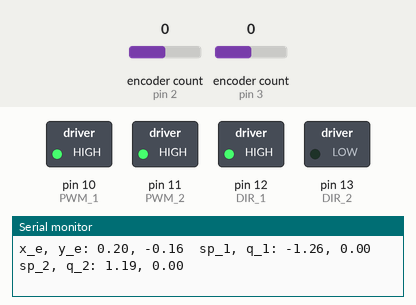
This sketch was run on a simulated Arduino Uno, built with avr-gcc and run on an emulated ATmega328P. Shown: switched loads named in the sketch (green lamp = pin HIGH), the last lines printed to the serial monitor. Dashed ring = blinking. The test bench sets the inputs (shaded band); at power-on: encoder count (sensors on pin 2, pin 3) 0.

Above: at 0.68 s.
1.3 s: encoder count (sensor on pin 2) set to 1
At 2.28 s:
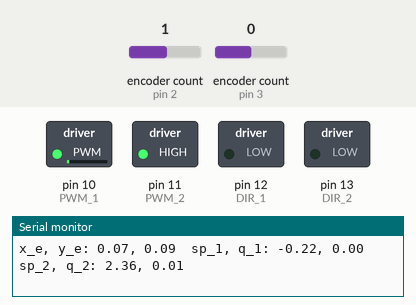
4.3 s: encoder count (sensor on pin 3) set to 1
At 5.35 s:
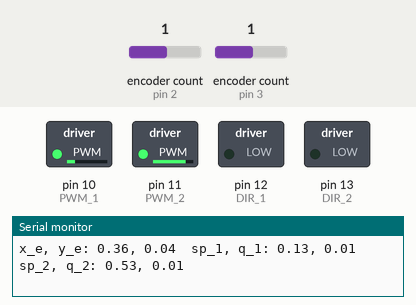
7.3 s: encoder count (sensor on pin 2) set to 0
10.3 s: encoder count (sensor on pin 3) set to 5
Timing chart, 0 to 14.3 s (numbered marks = the images above; inputs shaded):
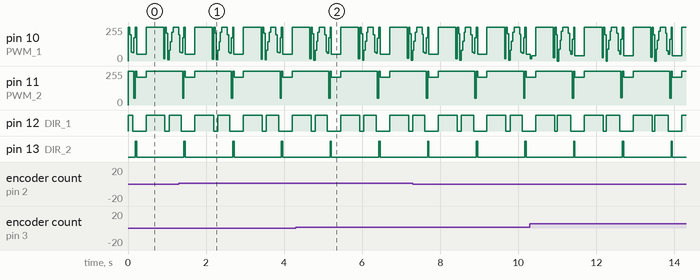

The sketch:

2_DOF_Arm_Kinematics_students.ino
```cpp
/**********************************************************************************

  Arduino code to control a DC motor
  MIT Department of Mechanical Engineering, 2.004, 2.12
  Rev. 1.0 -- 08/03/2020 H.C.
  Rev. 2.0 -- 08/25/2020 H.C.
  Rev. 3.0 -- 03/31/2021 H.S.
***********************************************************************************/
#include <Encoder.h>

// Activate Forward Kinematics (FK), Inverse Kinematics (IK), and Circular Path Tracking (CIRCLE)
//#define FK
//#define IK
//#define CIRCLE
#define HEART

// Manipulator dimensions and joint angle limits
const float l_1 = 0.1524; // link1 lenth (m)
const float l_2 = 0.1524; // link2 lenth (m)
const float q1_limit = 113.7*PI/180; // joint angle limit for q1 (rad)
const float q2_limit = 161*PI/180; // joint angle limit for q2 (rad)

// ================================================================
// ===               PID FEEDBACK CONTROLLER                    ===
// ================================================================

// Provide PID controller gains here

float kp_1 = 400.0;
float kd_1 = 40.0;
float ki_1 = 0.0;

float kp_2 = 400.0;
float kd_2 = 40.0;
float ki_2 = 0.0;

// ================================================================
// ===               SERIAL OUTPUT CONTROL                      ===
// ================================================================

// Switch between built-in Serial Plotter and Matlab streaming
// comment out both to disable serial output

#define PRINT_DATA
//#define MATLAB_SERIAL_READ

// ================================================================
// ===               DFROBOT MOTOR SHIELD DEFINITION            ===
// ================================================================

const int
// motor connected to M1
PWM_1   = 10,
DIR_1   = 12;
const int
// motor connected to M2
PWM_2   = 11,
DIR_2   = 13;

// ================================================================
// ===               ENCODER DEFINITION                         ===
// ================================================================

// The motor has a dual channel encoder and each has 120 counts per revolution
// The effective resolution is 480 CPR with quadrature decoding.
// Calibrate the conversion factor by hand.

float C2Rad =  1176*4/ (2 * PI); // TO DO: replace it with your conversion factor

Encoder Mot1(3,4);
Encoder Mot2(2,5);

// ================================================================
// ===               VARIABLE DEFINITION                        ===
// ================================================================

float q_1 = 0.0, pre_q_1 = 0.0; // Current and previous joint angles of the motor 1
float q_2 = 0.0, pre_q_2 = 0.0; // Current and previous joint angles of the motor 2
float error_1, sum_error_1 = 0.0, d_error_1 = 0.0, filt_d_error_1 = 0.0, error_pre_1;
float error_2, sum_error_2 = 0.0, d_error_2 = 0.0, filt_d_error_2 = 0.0, error_pre_2;

// Circular path information
float CircleCenterX = 0.20;
float CircleCenterY = 0.00;
float Radius = 0.07;

float alpha = 0.25;    // low pass filter constant
unsigned long timer;
double loop_time = 0.01;
float Pcontrol, Icontrol, Dcontrol;
float pwm;
float vc;
float set_point_1; // Set point (desired position) for the motor 1
float set_point_2; // Set point (desired position) for the motor 2
float x_e, y_e; // end-effector position
float q_1_ik, q_2_ik; // inverse kinematics solutions
int i = 0; // To generate waypoints of the circular path.

// ================================================================
// ===                      INITIAL SETUP                       ===
// ================================================================

void setup() {

  Serial.begin(115200);

  // configure motor shield M1 and M2 outputs
  pinMode(PWM_1, OUTPUT);
  pinMode(DIR_1, OUTPUT);
  pinMode(PWM_2, OUTPUT);
  pinMode(DIR_2, OUTPUT);

  delay(10);    // delay 0.01 second
}

// ================================================================
// ===                    MAIN PROGRAM LOOP                     ===
// ================================================================

void loop() {

  timer = micros();

  // Joint position from the encoder counts

  q_1 = Mot1.read() / C2Rad;    // convert to radians
  q_2 = Mot2.read() / C2Rad;    // convert to radians

// Forward Kinematics
#ifdef FK
    // TO DO
    // Implement the Forward_K() function below to compute the end-effector position.
    // Use set_point_1 and set_point_2 to command angular positions.
    // Try to compare the true position and the actual position of the end-effector.

    Forward_K();
#endif

// Inverse Kinematics
#ifdef IK
    // TO DO
    // Implement the Inverse_K() function below to compute the inverse kinematics of the manipulator.
    // Use x_e and y_e to give end-effector position.
    // Try to compare the true position and the actual position of the end-effector.
    //x_e = l_1+0.5*l_2;
    //y_e = 0.7*l_2;
    //Inverse_K();
#endif

// Circular Path
#ifdef HEART
    // TO DO
    // Implement the equation of a circle in parametric form.
    // You can use the variable i to generate waypoints in each loop.
    // For example, i*(PI/180) will increase the angle by 1 deg per each loop.
    // You can use CircleCenterX, CircleCenterY, and Radius to generate the circular path.
    x_e = 0.16*sq(sin(i*(PI/18)))*sin(i*(PI/18))+CircleCenterX;
    y_e = 0.12*cos(i*(PI/18))-0.05*cos(2*i*(PI/18))-0.02*cos(3*i*(PI/18))-0.01*cos(4*i*(PI/18))+CircleCenterY;

    Inverse_K(); // Inverse kinematics
    i+=1;
#endif

#ifdef CIRCLE
    x_e = Radius*cos(i*(PI/18))+CircleCenterX;
    y_e = Radius*sin(i*(PI/18))+CircleCenterY;

    Inverse_K(); // Inverse kinematics
    i+=1;
#endif

  // ================================================================
  // ===                    CONTROLLER CODE                       ===
  // ================================================================

    // PID controller for motor 1
    error_1 = set_point_1 - q_1;
    d_error_1 = (error_1 - error_pre_1) / loop_time;
    // 1st order filter to clean up noise
    filt_d_error_1 = alpha * d_error_1 + (1 - alpha) * filt_d_error_1;
    sum_error_1 += error_1 * loop_time;
    error_pre_1 = error_1;
    motorControl(DIR_1, PWM_1, error_1, d_error_1, sum_error_1, kp_1, kd_1, ki_1);

    // PID controller for motor 2
    error_2 = set_point_2 - q_2;
    d_error_2 = (error_2 - error_pre_2) / loop_time;
    // 1st order filter to clean up noise
    filt_d_error_2 = alpha * d_error_2 + (1 - alpha) * filt_d_error_2;
    sum_error_2 += error_2 * loop_time;
    error_pre_2 = error_2;
    motorControl(DIR_2, PWM_2, error_2, d_error_2, sum_error_2, kp_2, kd_2, ki_2);

  // ================================================================
  // ===                    PRINT DATA                            ===
  // ================================================================


#ifdef PRINT_DATA
  Serial.print("x_e, y_e: ");
  Serial.print(x_e);  Serial.print(", ");
  Serial.print(y_e);  Serial.print("\t"); // print out x_e, y_e
  Serial.print("sp_1, q_1: ");
  Serial.print(set_point_1);  Serial.print(", ");
  Serial.print(q_1); Serial.print("\t"); // set_point_1, q_1
  Serial.print("sp_2, q_2: ");
  Serial.print(set_point_2);  Serial.print(", ");
  Serial.print(q_2); Serial.print("\t"); // set_point_2, q_2
  Serial.print("\n");
#endif

  delay(30);
  loop_time = (micros() - timer) / 1000000.0;  //compute actual sample time
}

// ================================================================
// ===                   Forward Kinematics                     ===
// ================================================================
void Forward_K()
{
  //TO DO
  //Update x_e and y_e with the forward kinematics equations.
  //You can use l_1, l_2 for the lenth of each link and set_point_1 and set_point_2 for the joint angles.
  x_e = l_1*cos(set_point_1) + l_2*cos(set_point_1+set_point_2);
  y_e = l_1*sin(set_point_1) + l_2*sin(set_point_1+set_point_2);

}

// ================================================================
// ===                   Inverse Kinematics                     ===
// ================================================================
void Inverse_K()
{
  //TO DO
  //In the lab2, we have learned how to implement inverse kinematics of the 2 DOF manipulator.
  //You can use l_1, l_2 for the lenth of each link and x_e and y_e for the end-effector position.
  //You can use q_1_ik, and q_2_ik to store the IK solutions.

  q_2_ik = 2*atan2(sqrt(sq(l_1+l_2)-(sq(x_e)+sq(y_e))),sqrt((sq(x_e)+sq(y_e))-sq(l_1-l_2)));
  q_1_ik = atan2(y_e,x_e)-atan2(l_2*sin(q_2_ik),l_1+l_2*cos(q_2_ik));
  // position limit constraints (update set_point_1 and set_point_2 when the solutions are within the limits, q1_limit and q2_limit)
  if (q_2_ik <= q2_limit) {
    set_point_2 = q_2_ik;
  }
  if (q_1_ik <= q1_limit) {
    set_point_1 = q_1_ik;
  }
}

// ================================================================
// ===                   MOTOR CONTROLLER                       ===
// ================================================================

void motorControl(int DIR_x, int PWM_x, float error, float d_error, float sum_error, float kp_x, float kd_x, float ki_x)
{
    float pwm_command;

    Pcontrol = error * kp_x;
    Icontrol = sum_error * ki_x;
    Dcontrol = d_error * kd_x;

    Icontrol = constrain(Icontrol, -200, 200);  // I control saturation limits for anti-windup

    pwm_command = Pcontrol + Icontrol + Dcontrol;

     if (pwm_command > 0)
     {  digitalWrite(DIR_x, LOW);
        analogWrite(PWM_x,(int)  constrain(pwm_command, 0, 255));
     }
     else
     {
        digitalWrite(DIR_x, HIGH);
        analogWrite(PWM_x, (int) constrain(abs(pwm_command), 0, 255));
     }
}
```

Measured:
- by itself, pin 12 (DIR_1): repeats every 1.2 s: LOW 0.07 s, HIGH 0.35 s, LOW 0.35 s, HIGH 0.49 s
- by itself, pin 13 (DIR_2): alternates HIGH for 0.03 s and LOW for 1.2 s
